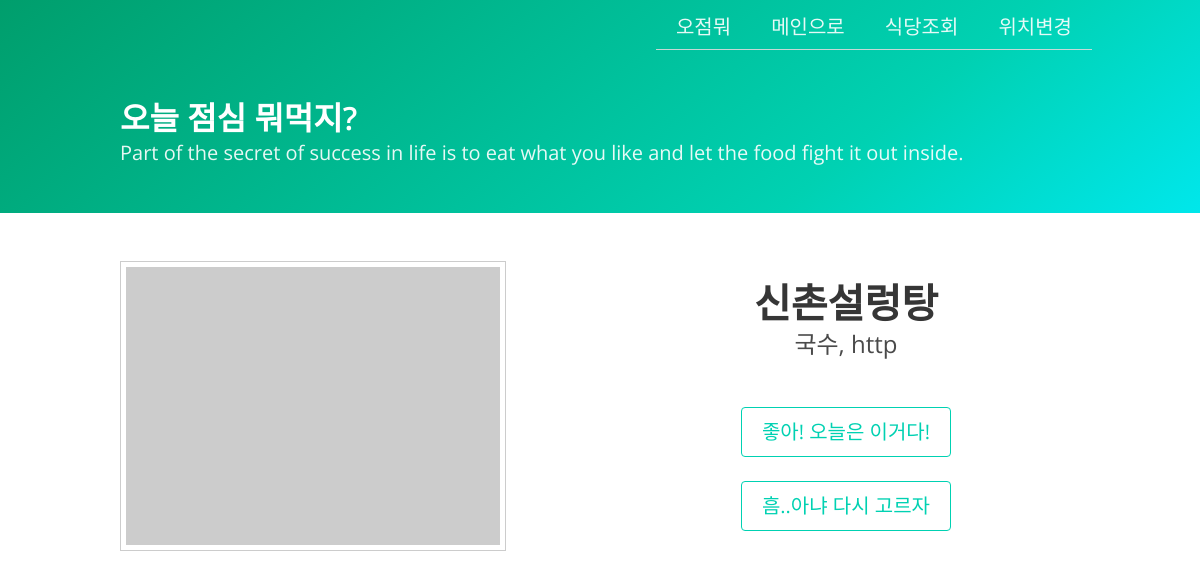
/meal/random_lunch/, run on an earlier commit of the app's database.
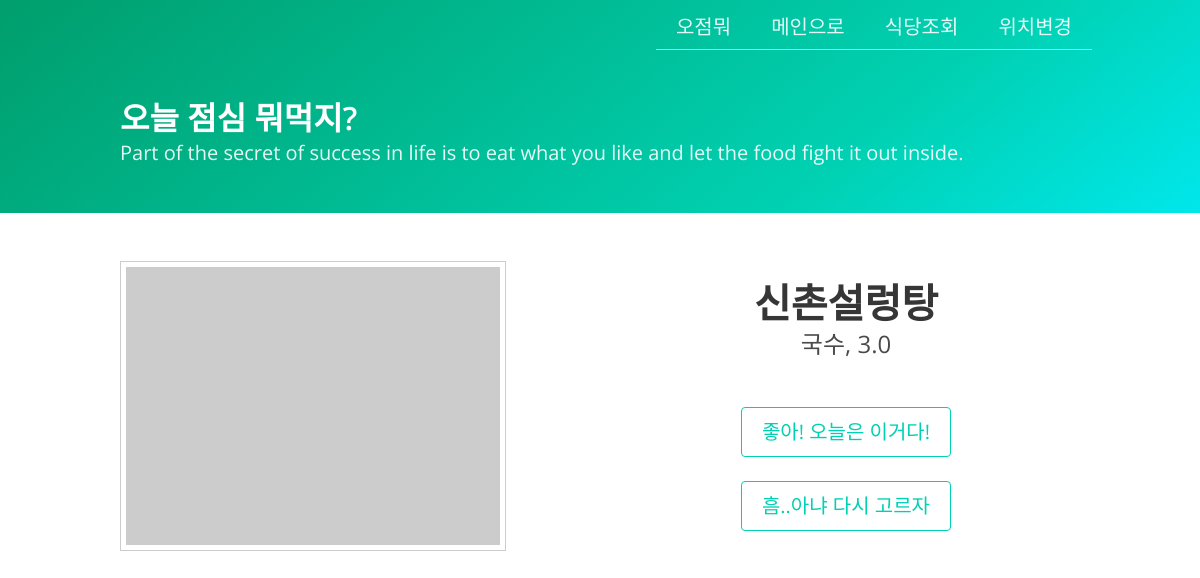
And on a later commit of the database.
### meal/models.py (models this page shows)
class Restaurant(models.Model) :
    rest_num = models.IntegerField(primary_key=True) #카카오에서 제공하는 id가 있다.
    rest_name = models.CharField(max_length=500)
    rest_star = models.FloatField()
    rest_address = models.CharField(max_length=500)
    rest_time = models.CharField(max_length=100)
    rest_tele = models.CharField(max_length=100)
    rest_review = models.IntegerField()
    rest_kind_num = models.ForeignKey(Rest_kind, on_delete=models.CASCADE) #kind_num으로 먹었던거 안먹는 로직 구현
    rest_detail_link = models.CharField(max_length=500) #상세보기 링크

class Rest_kind(models.Model):
    res_kind_num = models.IntegerField(primary_key = True)
    res_kind_name = models.CharField(max_length=200)

### meal/views.py (the view)
# urls.py: path('meal/random_lunch/', views.random_lunch, name = 'random_lunch'),
def random_lunch(request):
    restaurant_all = Restaurant.objects.all()
    rest_kind_all = Rest_kind.objects.all()
    user_all = User.objects.all()
    i = randint(0, len(restaurant_all)-1)
    pick = restaurant_all[i]
    return render(request,'meal/random_lunch.html',
     {'restaurant_all' : restaurant_all, 'rest_kind_all' : rest_kind_all, 'pick' : pick})

### meal/templates/meal/random_lunch.html (shortened to what this page needs)
<!DOCTYPE html>
<html>
<head>
    <link rel="stylesheet" href="https://maxcdn.bootstrapcdn.com/font-awesome/4.7.0/css/font-awesome.min.css">
    <link rel="stylesheet" href="https://unpkg.com/bulma@0.8.2/css/bulma.min.css" />
</head>
<body>
    <section class="hero is-primary is-default is-bold">
        <nav class="navbar">
            <div class="container">
                <div id="navbarMenu" class="navbar-menu">
                    <div class="navbar-end">
                        <div class="tabs is-right">
                            <ul>
                                <li><a  class="subtitle is size-1 is-active">오점뭐</a></li>
                                <li><a  class="subtitle is size-1" href="/meal/">메인으로</a></li>
                                <li><a  class="subtitle is size-1" href="/meal/search_all/">식당조회</a></li>
                                <li><a  class="subtitle is size-1" href="/meal/mylocation/">위치변경</a></li>
                            </ul>
                        </div>
                    </div>
                </div>
            </div>
        </nav>
        <div class="hero-body">
            <div class="container">
                <h1 class="title is-size6">
                오늘 점심 뭐먹지?
                </h1>
                <h2 class="subtitle is-size4">
                    Part of the secret of success in life is to eat what you like and let the food fight it out inside.
                </h2>
            </div>
        </div>
    </section>
    <selection class = "hero">
        <div class="hero-body">
            <div class="container has-text-centered">
                <div class="columns is-vcentered">
                    <div class="column is-5">
                        <figure class="image is-4by3">
                            <img src="https://picsum.photos/800/600/?random" alt="Description">
                        </figure>
                    </div>
                    <div class="column is-6 is-offset-1">
                        <h1 class="title is-2">
                            {{pick.rest_name}}
                        </h1>
                        <h2 class="subtitle is-4">
                            {{pick.rest_kind_num.res_kind_name}}, {{pick.rest_star}}
                        </h2>
                        <br>
                        <p class="has-text-centered">
                            <a class="button is-primary is-medium is-outlined" id = "enjoy">
                                좋아! 오늘은 이거다!
                            </a><br><br>
                            <a class="button is-primary is-medium is-outlined"  onClick="window.location.reload()">
                                흠..아냐 다시 고르자
                            </a>
                        </p>
                    </div>
                </div>
            </div>
        </div>
</body>
</html>

What changed in the data, as far as the page shows it:
changed Restaurant "신촌설렁탕": rest_star "http" → "3.0"
